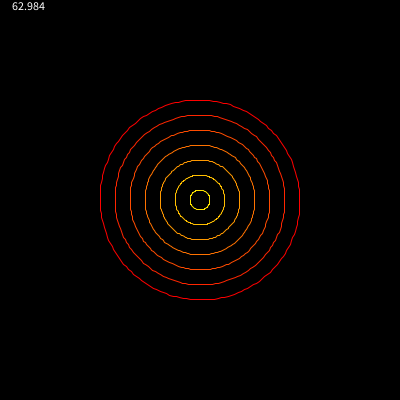
Frame 1 (no input)
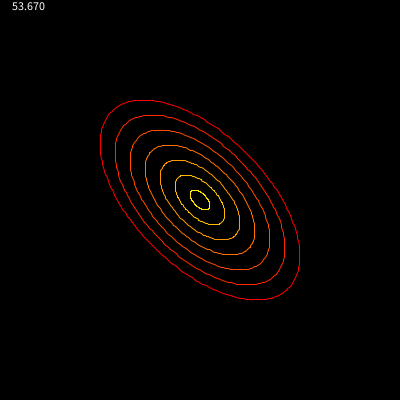
Frame 60 (the mouse pressed at the canvas centre just before this capture)
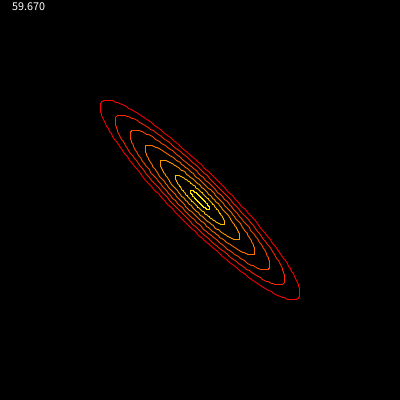
Frame 120 (the mouse held since frame 60 and released just before this capture)

The Processing sketch that drew these frames (run headless with seeded random() and noise(); from frame 60 on, the mouse is pressed at the canvas centre):

// Processing sketch: quill
// ── quill.pde
PVector[] targetVecs;
PVector orig;
float targetRad = 100;

void setup() {
  size(400, 400);
  noFill();
  stroke(255);
  //stroke(255, 0, 0);

  //background(0);
  targetVecs = new PVector[180]; 
  //println("create origin");
  orig = new PVector(width/2, height/2); 

}

void draw() {
  background(0);
  stroke(255);
  
  text(frameRate, 10, 10);
  //noFill();
  
  //target.endShape();
  //shape(target, 0, 0);
  //println("draw origin");
  //int m = millis();

  for (int i = 0; i < targetVecs.length; i+= 1) {
    float rads = radians(i * 2 + frameCount);



    float x = orig.x + targetRad * cos(rads + frameCount/100.0);  
    float y = orig.y + targetRad * sin(rads + frameCount/50.0);

    targetVecs[i] = new PVector(x, y);
    //target.vertex(x, y);
  }

  for (float l = 1.0; l > 0; l -= 0.15) {
    stroke(255, 255 - 255 * l, 0);
    //println("l:", l);
    beginShape();
    for (int i = 0; i < targetVecs.length; i+=1) {
      //float rads = radians(i);

      PVector loc = PVector.lerp(orig, targetVecs[i], l);
      //float y = orig.y + targetRad * sin(rads * 2);

      //targetVecs[i] = new PVector(x, y);
      //println(l, dist(loc.x, loc.y, orig.x, orig.y));
      vertex(loc.x, loc.y);
    }
    endShape(CLOSE);
  }
  //println(millis()-m);
}
